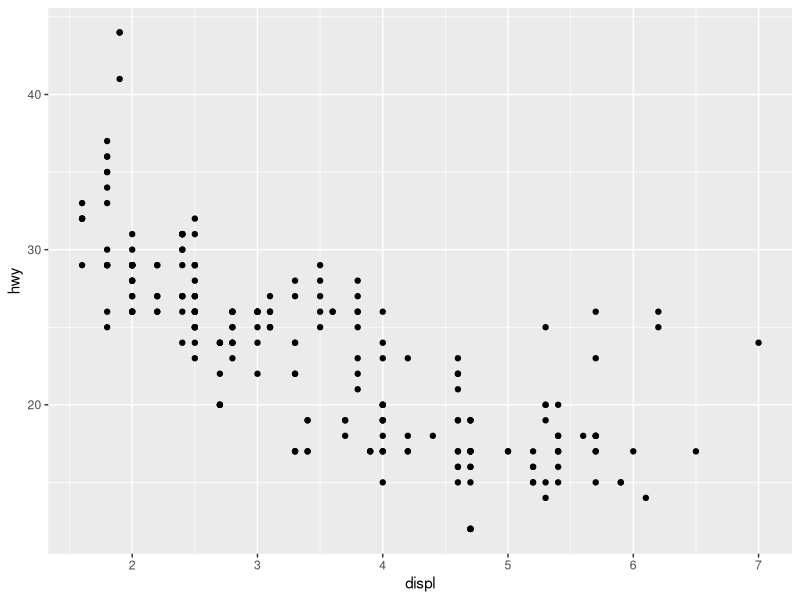
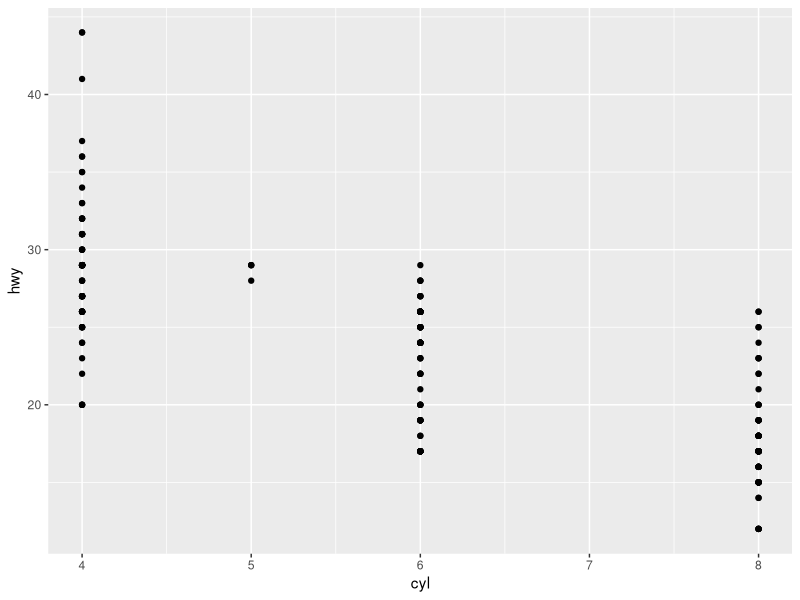
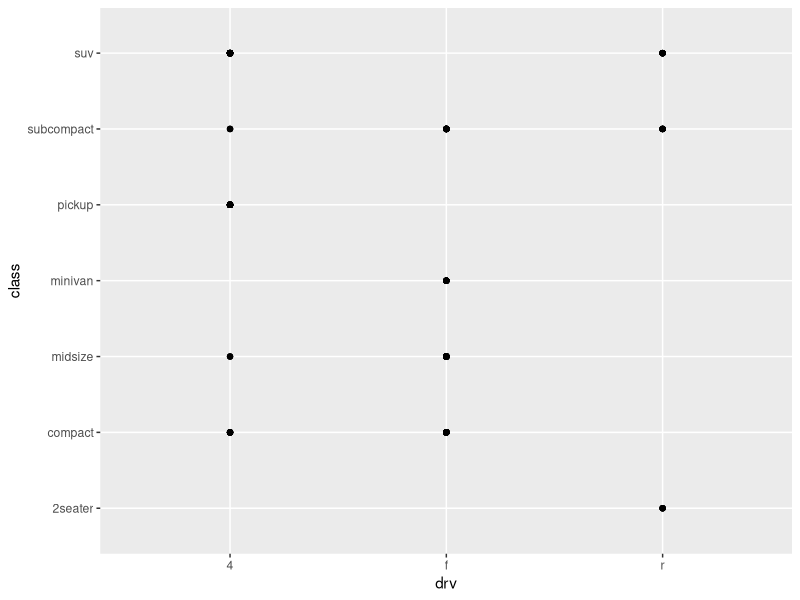
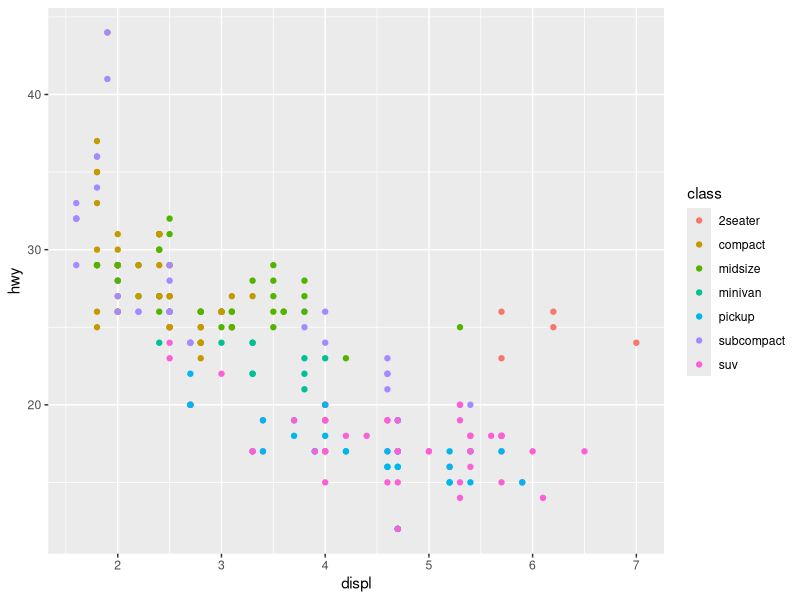
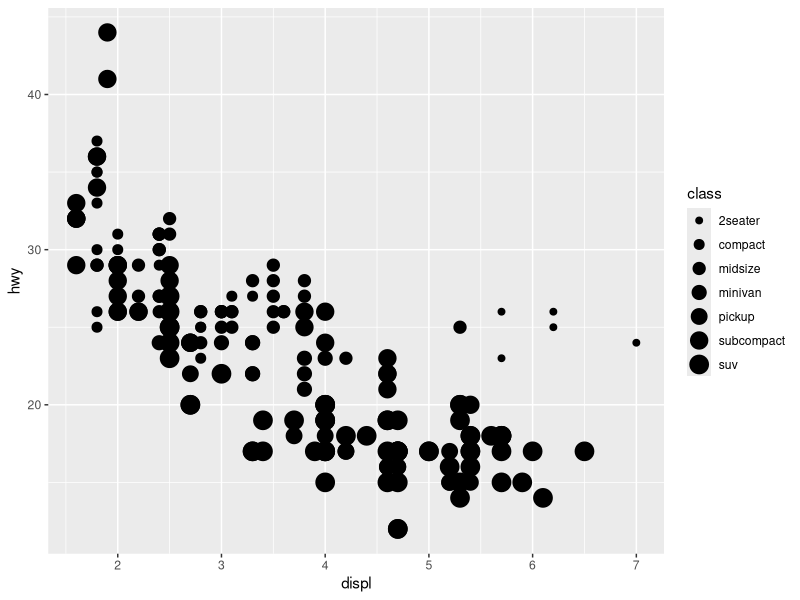
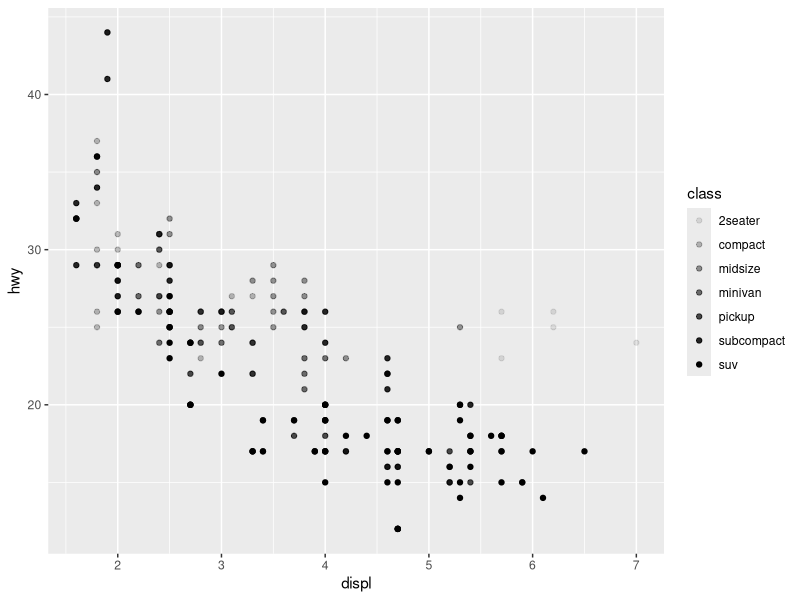
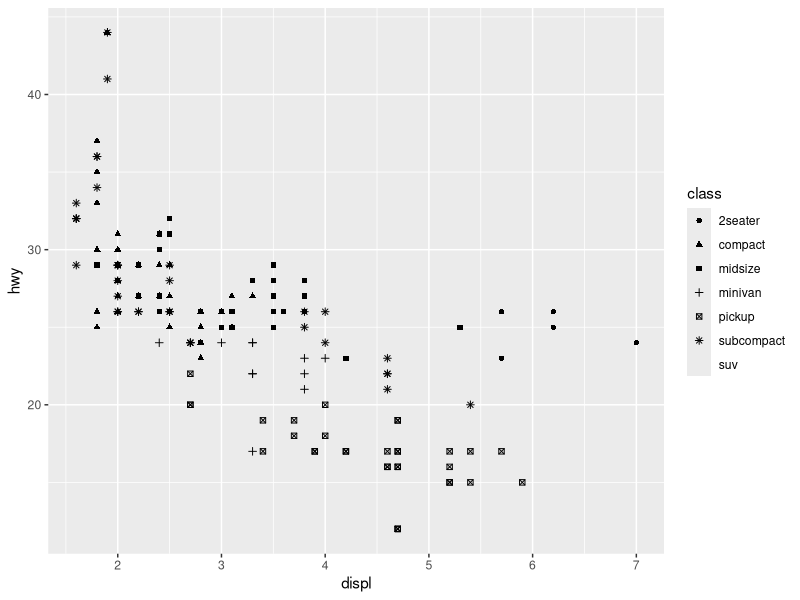
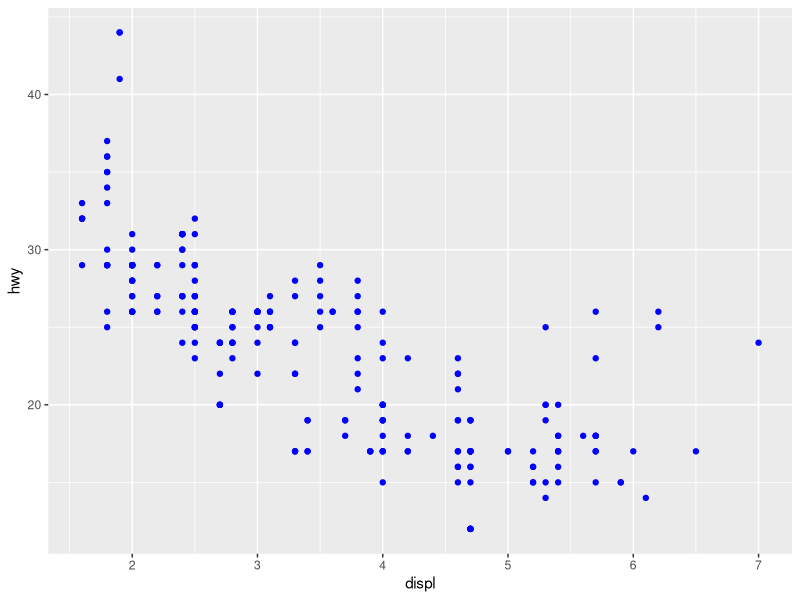

Source code (R) for these figures, in order: (Note: this script raises an error after producing the figures.)
# The series of data visualization examples here follow exercises found on R 
# for Data Science book

library(tidyverse)
library(plyr)

View(mpg)

# Scatter plot of hwy vs displ--this shows the negative correlation between
# engine size and fuel efficiency
ggplot(data = mpg) + 
  geom_point(mapping = aes(x = displ, y = hwy))

# Scatter plot of hwy vs cyl
ggplot(data = mpg) + 
  geom_point(mapping = aes(x = cyl, y = hwy))

# Scatter plot of class vs drv--not useful because class is a categorical data
# and is visualizaed better using other chart types
ggplot(data = mpg) + 
  geom_point(mapping = aes(x = drv, y = class))

############################# AESTHETIC MAPPINGS ###############################

# Adding color to differentiate categorical data, class
ggplot(data = mpg) + 
  geom_point(mapping = aes(x = displ, y = hwy, color = class))

# To visualize based on size, we can use this as reference. In this case, this 
# is not advisable because class is an unordered variable.
ggplot(data = mpg) + 
  geom_point(mapping = aes(x = displ, y = hwy, size = class))

## We can also use controls like transparency (alpha) or shape (shape)
# Transparency
ggplot(data = mpg) + 
  geom_point(mapping = aes(x = displ, y = hwy, alpha = class))

# Shape--note that we can only use six shapes at a time
ggplot(data = mpg) + 
  geom_point(mapping = aes(x = displ, y = hwy, shape = class))

# Sample of specifying color
ggplot(data = mpg) + 
  geom_point(mapping = aes(x = displ, y = hwy), color = "blue")

# Mapping continuous variable to color, size, and shape. Note that mapping to
# a shape will throw an error as this is not possible for a continuous variable.
# In this case, mapping to color looks best visually.
ggplot(data = mpg) + 
  geom_point(mapping = aes(x = displ, y = hwy, color = cyl)) 
ggplot(data = mpg) + 
  geom_point(mapping = aes(x = displ, y = hwy, size = cyl))
ggplot(data = mpg) + 
  geom_point(mapping = aes(x = displ, y = hwy, shape = cyl))

# Mapping to stroke. Default shape used is circle.
ggplot(data = mpg) + 
  geom_point(mapping = aes(x = displ, y = hwy, stroke = cty), color = 'black', 
             shape = 1, size = 2, stroke = 1)

# Mapping color to include condition on displ values (displ < 5). This will 
# change color to differentiate whether condition is TRUE or FALSE.
ggplot(data = mpg) + 
  geom_point(mapping = aes(x = displ, y = hwy, colour = displ < 5))

################################# FACETS #######################################

# Faceted plots allow for an easier comparison of data and identification of 
# existing patterns across variables. However, facet is only suggested on 
# variables with limited unique values as the plots may be too cluttered 
# otherwise.

# Facet based on class (variable should be discrete)
# nrow specify the number of rows; we can also specify columns using ncol
# We can also use arguments scales, shrink, as.table, switch, drop, and dir
# to customize the layout of individual panels. 
ggplot(data = mpg) + 
  geom_point(mapping = aes(x = displ, y = hwy)) + 
  facet_wrap(~ class, nrow = 2)

# Facet based on two variables (drv and cyl). Empty cells (e.g., displ = 5, 
# hwy = 4) mean that no such combination exists in our data.
ggplot(data = mpg) + 
  geom_point(mapping = aes(x = displ, y = hwy)) + 
  facet_grid(drv ~ cyl)

# Facet in column dimension only.
# Put variable with more unique values in the column for easier comparison.
ggplot(data = mpg) + 
  geom_point(mapping = aes(x = displ, y = hwy)) + 
  facet_grid(. ~ cyl)

# Facet in row dimension only
ggplot(data = mpg) + 
  geom_point(mapping = aes(x = displ, y = hwy)) +
  facet_grid(drv ~ .)

# Similar to facet_wrap, we can specify variable faceted to row or column using
# rows or cols in facet_grid.
ggplot(data = mpg) + 
  geom_point(mapping = aes(x = displ, y = hwy)) +
  facet_grid(cols = vars(cyl))

# Facet on a continuous variable (in this case, displ) is possible but might be
# too much especially if there are too many unique values
ggplot(data = mpg) + 
  geom_point(mapping = aes(x = displ, y = hwy)) + 
  facet_wrap(~ displ, nrow = 4)

############################ GEOMETRIC OBJECTS #################################

# Explore using different geometric objects to determine which is appropriate
# depending on the data and the goal of your analysis

# Smooth line fitted to data shows correlation better for this data
ggplot(data = mpg) + 
  geom_smooth(mapping = aes(x = displ, y = hwy))

# Use different line types to differentiate unique values of a variable 
ggplot(data = mpg) + 
  geom_smooth(mapping = aes(x = displ, y = hwy, linetype = drv)) 

# We can also superimpose smooth line with scatter plot and differentiate by
# color
ggplot(data = mpg) + 
  geom_smooth(mapping = aes(x = displ, y = hwy, linetype = drv, color = drv)) +
  geom_point(mapping = aes(x = displ, y = hwy, color = drv))

# Smooth line differentiated by color with legend hidden
ggplot(data = mpg) +
  geom_smooth(
    mapping = aes(x = displ, y = hwy, color = drv),
    show.legend = FALSE
  )

# Sample multiple geom functions
ggplot(data = mpg, mapping = aes(x = displ, y = hwy)) + 
  geom_point(mapping = aes(color = class)) + 
  geom_smooth()

# Sample line plot with colors varying per drv. In this case, line plot seems
# to be too rigid to have any valuable insight gleaned from it
ggplot(data = mpg, mapping = aes(x = displ, y = hwy)) +
  geom_line(mapping = aes(color = drv))

# Sample box plot with color varying per class
ggplot(data = mpg, mapping = aes(x = displ, y = hwy, fill = class)) + 
  geom_boxplot() +
  scale_fill_brewer(palette = "Dark2")

# Sample histogram for displacement varying per type of drive train
ggplot(data = mpg, mapping = aes(x = displ, fill = drv, color = drv)) + 
  geom_histogram(alpha = 0.5)

# Sample area chart for displacement varying per type of drive train
ggplot(data = mpg, mapping = aes(x = displ, fill = drv, color = drv)) + 
  geom_area(stat = "bin") 
